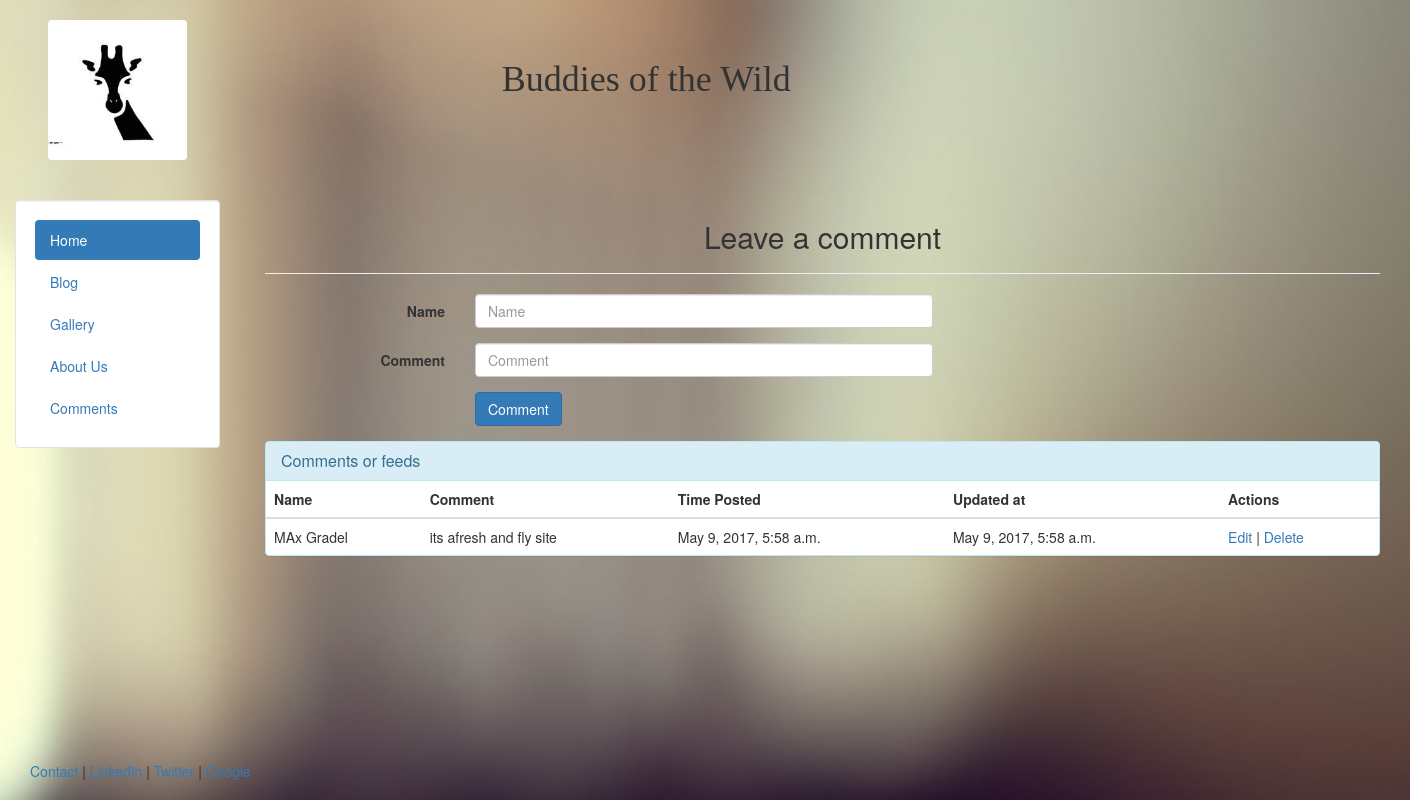
The app's page /tables/ with its own data.
### tables/models.py (models this page shows)
class Dog(models.Model):
    name = models.CharField(max_length = 45)
    breed = models.CharField(max_length = 45)
    created_at = models.DateTimeField(auto_now_add = True)
    updated_at = models.DateTimeField(auto_now = True)

### tables/views.py (the view)
def index(request):
    dogs = Dog.objects.all()
    context = {'dogs':dogs}
    return render(request, 'tables/tables.html', context)

### tables/templates/tables/tables.html (shortened to what this page needs)
{% extends "personal/header.html" %}
{% block content %}
<center><h2>Leave a comment</h2></center>
<hr>
<div class="container">
<form class="form-horizontal" action="/create" method="post">
        <div class="form-group">
            <label class="col-sm-2 control-label" for="name">Name</label>
            <div class="col-sm-5">
                <input type="text" class="form-control" name="name" placeholder="Name">
            </div>
        </div>
        <div class="form-group">
            <label class="control-label col-sm-2" for="breed"> Comment </label>
            <div class="col-sm-5"><input class="form-control" type="text" name="breed" placeholder="Comment"></div>
        </div>
        <div class="form-group">
            <div class="col-sm-2"></div>
            <div class="col-sm-4"><input class="btn btn-primary" type="submit" value="Comment"></div>
        </div>
    </form>
</div>
<div class="panel panel-info">
    <div class="panel-heading">
                <h3 class="panel-title">Comments or feeds</h3>
            </div>
        <table class="table">
    <thead>
        <tr>
            <th>Name</th>
            <th>Comment</th>
            <th>Time Posted</th>
            <th>Updated at</th>
            <th>Actions</th>
        </tr>
    </thead>
    <tbody>
        {% for dog in dogs %}
        <tr>
            <td>{{ dog.name }}</td>
            <td>{{ dog.breed }}</td>
            <td>{{ dog.created_at }}</td>
            <td>{{ dog.updated_at }}</td>
            <td><a href="/edit/{{ dog.id }}">Edit </a>|<a href="/delete/{{ dog.id }}"> Delete</a></td>
        </tr>
        {% endfor %}
    </tbody>
</table>
</div>
{% endblock %}

### records on screen
Dog: name "MAx Gradel", breed "its afresh and fly site", created_at "May 9, 2017, 5:58 a.m.", updated_at "May 9, 2017, 5:58 a.m."
